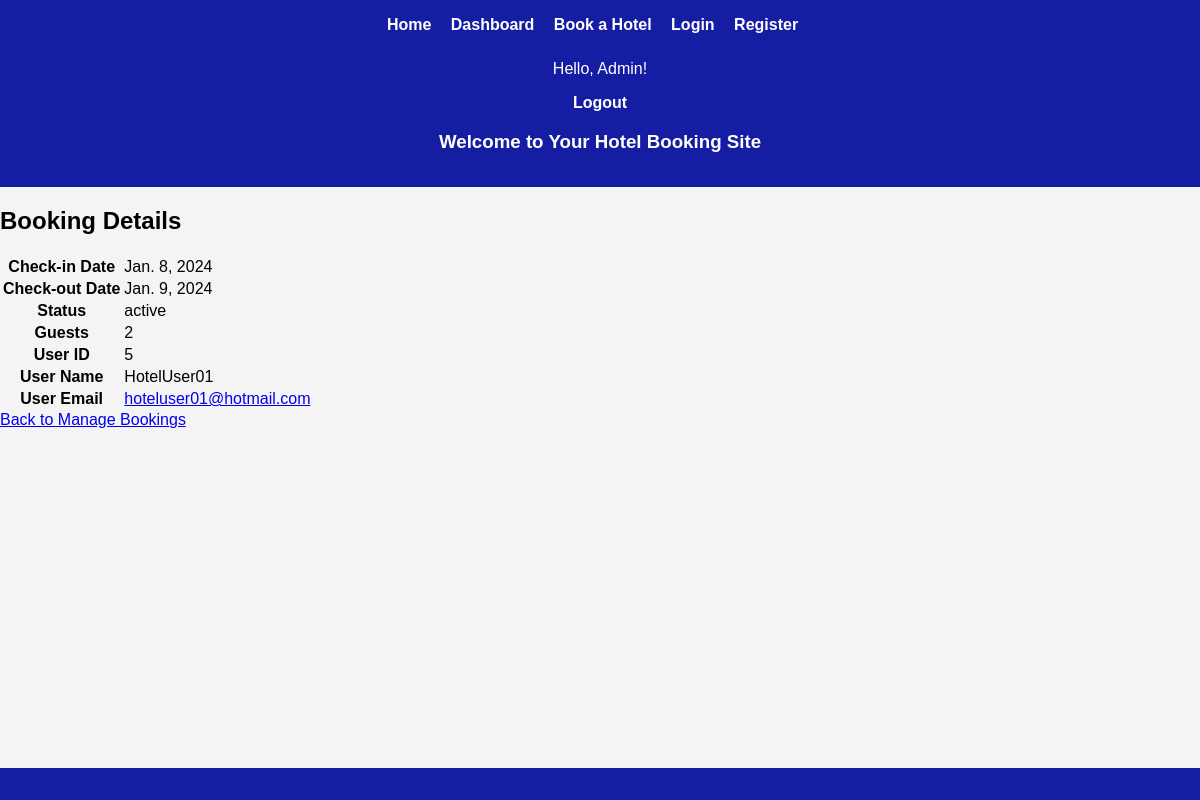
The page /hotel-manager/view-booking-details/74/ (signed in) on the database its author committed.
### hotel_your_choice/models.py (models this page shows, shortened)
class CustomUser(AbstractUser):
    profile_picture = models.ImageField(upload_to='profile_pics/', null=True, blank=True)
    is_hotel_manager = models.BooleanField(default=False)
    is_client_user = models.BooleanField(default=False)
    is_administrator = models.BooleanField(default=False)
    reset_token = models.CharField(max_length=255, null=True, blank=True)

class Booking(models.Model):
    STATUS_CHOICES = [
        ('active', 'Booking Active'),
        ('canceled', 'Booking Canceled'),
        ('rescheduled', 'Booking Rescheduled'),
    ]
    user = models.ForeignKey(get_user_model(), on_delete=models.CASCADE)
    hotel = models.ForeignKey(Hotel, on_delete=models.CASCADE, null=True)
    check_in_date = models.DateField()
    check_out_date = models.DateField()
    guests = models.PositiveIntegerField()
    issued_date = models.DateField(auto_now_add=True)
    rating = models.PositiveIntegerField(null=True, blank=True)
    status = models.CharField(max_length=20, choices=STATUS_CHOICES, default='active')
    canceled_by = models.ForeignKey(get_user_model(), on_delete=models.SET_NULL, null=True, blank=True, related_name='canceled_bookings')
    original_booking = models.ForeignKey('self', null=True, blank=True, on_delete=models.SET_NULL)

### hotel_your_choice/views.py (the view)
# urls.py: path('view-booking-details/<int:booking_id>/', views.view_booking_details, name='view_booking_details'),
def view_booking_details(request, booking_id):
    selected_booking = get_object_or_404(Booking, id=booking_id)
    return render(request, 'hotel_your_choice/hotel_manager/view_booking_details.html', {'selected_booking': selected_booking})

### hotel_your_choice/templates/hotel_your_choice/hotel_manager/view_booking_details.html
{% extends 'base_generic.html' %}
{% block content %}
<h2>Booking Details</h2>
<table>
    <tr>
        <th>Check-in Date</th>
        <td>{{ selected_booking.check_in_date }}</td>
    </tr>
    <tr>
        <th>Check-out Date</th>
        <td>{{ selected_booking.check_out_date }}</td>
    </tr>
    <tr>
        <th>Status</th>
        <td>{{ selected_booking.status }}</td>
    </tr>
    <tr>
        <th>Guests</th>
        <td>{{ selected_booking.guests }}</td>
    </tr>
    <tr>
        <th>User ID</th>
        <td>{{ selected_booking.user.id }}</td>
    </tr>
    <tr>
        <th>User Name</th>
        <td>{{ selected_booking.user.username }}</td>
    </tr>
    <tr>
        <th>User Email</th>
        <td><a href="mailto:{{ selected_booking.user.email }}">{{ selected_booking.user.email }}</a></td>
    </tr>
</table>
<a href="{% url 'hotel_your_choice:manage_bookings' %}">Back to Manage Bookings</a>
{% endblock %}

### backups/Backup_2023-12-02_v1/hotel_your_choice/templates/base_generic.html (shortened to what this page needs)
<!DOCTYPE html>
<html lang="en">
    <head>
        {% load static %}
        <link rel="stylesheet" href="{% static 'hotel_your_choice_css/style.css' %}">
    </head>
    <body>
        <header>
            <nav>
                <ul>
                    <li><a href="{% url 'hotel_your_choice:home' %}">Home</a></li>
                    <li><a href="{% url 'hotel_your_choice:dashboard' %}">Dashboard</a></li>
                    <li><a href="{% url 'hotel_your_choice:book_hotel' hotel_id=1 %}">Book a Hotel</a></li>
                    <li><a href="{% url 'hotel_your_choice:login' %}">Login</a></li>
                    <li><a href="{% url 'hotel_your_choice:register' %}">Register</a></li>
                </ul>
                <div>
                    {% if user.is_authenticated %}
                    <p>Hello, {{ user.username }}!</p>
                    <a href="{% url 'hotel_your_choice:logout' %}">Logout</a>
                    {% else %}
                    <p>Hello, Guest!</p>
                    <a href="{% url 'hotel_your_choice:login' %}">Login</a>
                    <a href="{% url 'hotel_your_choice:register' %}">Register</a>
                    {% endif %}
                </div>
            </nav>
            <h3>Welcome to Your Hotel Booking Site</h3>
        </header>
        <div id="content">
            {% block content %}{% endblock %}
        </div>
        <footer>
        </footer>
    </body>
</html>

### hotel_your_choice/static/hotel_your_choice_css/style.css (style rules this page uses)
body { font-family: Arial, sans-serif; background-color: #f4f4f4; margin: 0; padding: 0; display: flex; flex-direction: column; min-height: 100vh; }
header { background-color: #151ea3; color: white; padding: 1em; text-align: center; }
nav ul { list-style-type: none; margin: 0; padding: 0; }
nav li { display: inline-block; margin-right: 15px; }
nav a { text-decoration: none; color: white; font-weight: bold; }
footer { background-color: #151ea3; color: white; padding: 1em; text-align: center; margin-top: auto; }
ul { list-style-type: none; padding: 0; }
li { margin-bottom: 10px; }
li::marker { display: none; }
::marker { display: none; unicode-bidi: isolate; font-variant-numeric: tabular-nums; text-transform: none; text-indent: 0px !important; text-align: start !important; text-align-last: start !important; }

### rows shown on the page
CustomUser: username "Admin"
Booking: check_in_date "Jan. 8, 2024", check_out_date "Jan. 9, 2024", status "active", guests "2", user.id "5", user.username "HotelUser01", user.email "hoteluser01@hotmail.com"
